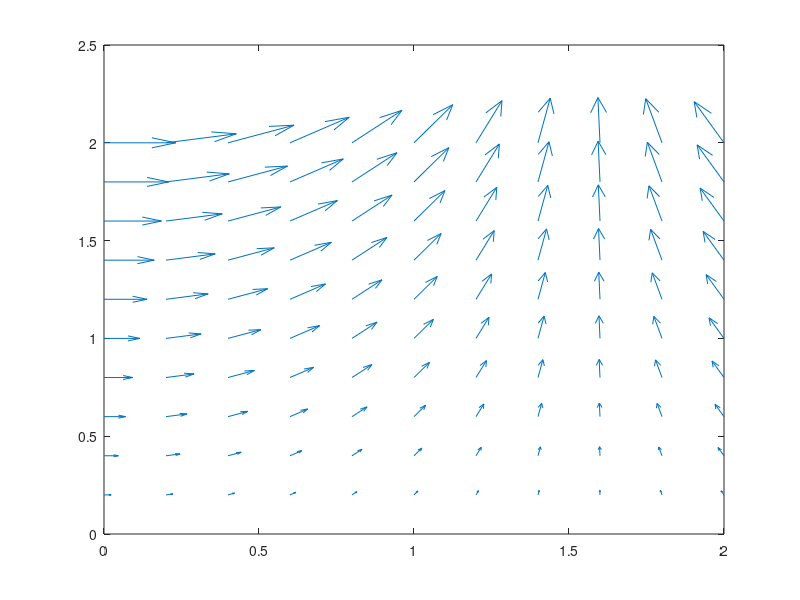

The MATLAB script that drew this image: (Note: this script raises an error after producing the figure.)
%% Vector field in the plane
% Use quiver to display an arrow at each data point in x and y such that the arrow direction and length represent the corresponding values in u and v.

[x,y] = meshgrid(0:0.2:2,0:0.2:2);
u = cos(x).*y;
v = sin(x).*y;
figure
quiver(x,y,u,v)

%% Gradient vector field
% Plotting the gradient field of function f(x,y) with contour lines

syms x y
f = -(sin(x) + sin(y))^2;
g = gradient(f, [x, y])


[X, Y] = meshgrid(-1:.1:1,-1:.1:1);
Z= -(sin(X) + sin(Y))^2;
figure
contour(X,Y,Z)
hold on
G1 = subs(g(1), [x y], {X,Y});
G2 = subs(g(2), [x y], {X,Y});
quiver(X, Y, G1, G2)
hold off

%% Parameterised curve
% Plotting a paramaterised curve

syms t

tmax=3;
tmin=-1;

xt = sin(t);
yt = cos(t);
zt = t;

fplot3(xt,yt,zt,[tmin,tmax])

%% Line integer of a scalar field 
% We need to write function f in terms of the parameteristaion. We also need to multiply by the length of the tanget vector of the parametrised curve
syms x y z t

f = y^2-x
tcube = [t,t^2,t^3]

fpar = subs(f,[x,y,z],tcube)
integrand= fpar*norm(diff(tcube,t))
integral=double(int(integrand,t,0,1))

%% Line integral over a vector field

realdot=@(u,v) u*transpose(v)

syms x y z t
F = [y^2,sqrt(4-z^2),x]
tcube = [t,t^2,t^3]
Fpar = subs(F,[x,y,z],tcube)
integrand= realdot(Fpar,diff(tcube,t))
integral=double(int(integrand,t,0,1))

%% Demonstrating the Fundamental theorem of Calculus
% We first compute directly as a line integral of grad(f) (to get ans1). We then compute using the Fundamental theorem of line integrals (to get ans2)

realdot=@(u,v) u*transpose(v)

syms x y z t %setting up our variables
tcube = [t,t^2,t^3] % a parameterised curve

f = x*y + cos(y*z) + exp(x*z) %the scalar function
H = jacobian(f,[x,y,z]) %the first order partial derivatives

Hpar = subs(H,[x,y,z],tcube) %substituting the parameterisation
integrand = realdot(Hpar,diff(tcube,t)) %what goes inside the integral
ans1 = int(integrand,t,0,1) %The line integral of grad(f) computed directly


A = subs(tcube,t,0) %the initial point
B = subs(tcube,t,1) %the terminal point 
ans2 = subs(f,[x,y,z],B) - subs(f,[x,y,z],A) %f(B)-f(A)

double(ans1-ans2) % showing the methods give the same answer


%% Testing whether vector field is conservative in dimension 2
% We know that the vector field F=<P,Q> is conservative if and only if dQ/dx-dP/dy=0. 
syms x y

F = [y^2, 4+x^2]
diff(F(2),x)-diff(F(1),y)

%(not zero in this example so not conservative)


%% Computing curl and testing whether a vector field is conservative in dimension 3
% We know that the vector field F is conservative if and only if curl(F)=0. Thankfully there is a curl function already defined which does all the hard work.  

syms x y z
curl([x^3, y^3*x, z^3], [x, y, z])


%(not zero in this example so not conservative)

syms x y z
curl([x^2,y^2,4*z],[x,y,z])

%(zero in this example so it is conservative)

%% Constructing a potential vector field of a conservative vector field
% Given a conservative vector field F there are many potential fields f
% such that grad(f)=F. However they all differ a constant. Specifying this
% constant is the same as specifying an integration base point. At this
% point the potential field will be zero. If the vector field is not
% conservative (or even just matlab can't verify it is) then the output
% will be NaN

syms x y z
P = potential([x, y, z*exp(z)], [x y z], [0 0 0])
%Compute the potential of this vector field specifying the integration base point as [0 0]


P = potential([y, x], [x y], [1 2])
%Compute the potential of this vector field specifying the integration base point as [1 2]


%% Divergence of a vector field
% Computes the divergence of a vector field, ie.e div(F)
syms x y z

F = [y^2*x,sqrt(4-z^2),x]

g=diff(F(1),x)+diff(F(2),y)+diff(F(3),z)




%% Surface integral for area or a scalar function

syms x y z p t
ellipsoid=[2*sin(p)*cos(t),3*sin(p)*sin(t),cos(p)]

pmin=0
pmax=pi
tmin=0
tmax=2*pi

simplify(subs((x^2/4)+(y^2/9)+z^2,[x,y,z],ellipsoid))% to check really a parametrisation


ezsurf(ellipsoid(1),ellipsoid(2),ellipsoid(3),[0,pi,0,2*pi])% to draw the surface

realdot = @(u,v) u*transpose(v);
veclength = @(u) sqrt(realdot(u,u));

ndS=cross(diff(ellipsoid,p),diff(ellipsoid,t))
surffactor =simplify(veclength(ndS))
integrand =matlabFunction(surffactor)% because we need afunction handle for integration and currently we have a symbolic expression

integral2(integrand,0.0,pi,0.0,2*pi)

f=x*x+2*y %the scalar function
fpar=subs(f,[x,y,z],ellipsoid) %as we need in terms of the parameterisation
integrand =matlabFunction(surffactor*fpar)

integral2(integrand,0.0,pi,0.0,2*pi)



%% Divergence theorem
% Here we will compute the flux of F over the surface of this ellipsoid
% both directly and via the divergence theorem

F = [x,y^2,z]
ndS = cross(diff(ellipsoid,p),diff(ellipsoid,t))

%We can check that we have the outward normal by setting $p=\pi/2$ and $t=0$,
%giving us the point of the ellipsoid that is on the positive x-axis. 
%The outward normal should point in the positive x direction.

subs(ndS,[p,t],[pi/2,0])
Fpar = subs(F,[x,y,z],ellipsoid)
% evaluate F in terms of the parameters.
integrand =matlabFunction(realdot(Fpar,ndS))
flux = integral2(integrand,pmin,pmax,tmin,tmax)

%Now for the integral of the divergence...
syms r

solid = r*ellipsoid
rmin=0
rmax=1

g=diff(F(1),x)+diff(F(2),y)+diff(F(3),z)
gpar=subs(g,[x,y,z], solid)


volfactor=simplify(det(jacobian(solid,[r,p,t])))
%Recall that to integrate in the new coord, we are going to have to insert a scale factor, the absolute value of the determinant of the Jacobian matrix of the change of variables. 
%It may be easier to leave off the absolute value at first, and then change the sign if the scale factor comes out negative.


fun=matlabFunction(gpar*abs(volfactor)) %variables (p,r,t)
q = integral3(fun,pmin,pmax,rmin,rmax,tmin,tmax) 


%% Double integral  over a triangle
% Integrate over the triangular region

syms x y %declare variables x and y

fun = @(x,y) 1./( sqrt(x + y) .* (1 + x + y).^2 )
% creates a function in two variables


ymax = @(x) 1 - x;
q = integral2(fun,0,1,0,ymax) 